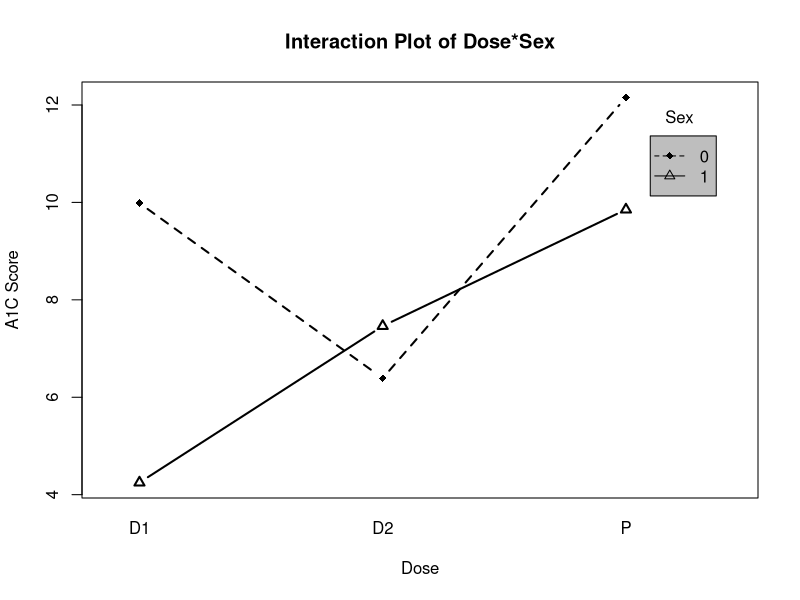

The R script that drew this image:
#Kristine Christianson:
#     Lab: Fridays 10-11:50am
#Nate Smith
#     Lab: Fridays 12:10-2:00pm

#204a R Lab 6
#Fall 2016
#####################################################################

#We'll make some data (same that we used last week)
cneg <- rep(c(1,0,0), each = 20)
cpos <- rep(c(0,1,0), each = 20)

set.seed(1023)
score <- 5 + 1.5*cpos + -1.3*cneg + rnorm(60, 0, 2)
condition <- rep(c("Negative","Positive","Control"), each = 20)
d <- data.frame(score,condition,cneg,cpos)
by(d$score,d$condition,mean)



########################################################


#Post-hoc comparions

# dif post hoc tests vary in how conservative they are in terms of ...
# type I error. Bonferroni is one of the most conservative 

########################################################

#Let's save our model as an object

mod1 <- aov(score ~ condition, data = d)
#check ?aov and ?lm for more details, but essentially
#both require you to describe a model and data set
#to fit the model to.
#e.g.,
#aov(outcome ~ predictor1, data = data)


#Tukey's Honestly Significant Difference pairwise

TukeyHSD(mod1)
#You need to wrap TukeHSD() around a model object from aov()

#Other pairwise comparison options

?pairwise.t.test
#pairwise.t.test(x, g, p.adjust.method = p.adjust.methods,
#                pool.sd = !paired, paired = FALSE,
#                alternative = c("two.sided", "less", "greater"),
#                ...)

#This works much like the t.test function with a few
#important differences
#x is the outcome
#g is the grouping factor for comparisons
#p.adjust.method has a special value

?p.adjust
#p.adjust.methods
# c("holm", "hochberg", "hommel", "bonferroni", "BH", "BY",
#   "fdr", "none")

#The above list gives the adjustment methods available.
#Look at the p.adjust description page for some details
#about the full range of adjustments and references for them.

pairwise.t.test(d$score, d$condition,
                p.adjust.method = c("bonferroni"))
#bonferroni essentially divids your alpha by the number
#of comparisons you're making.

pairwise.t.test(d$score, d$condition,
                p.adjust.method = c("none"))
#These are the p-values if no adjustment was made.

pairwise.t.test(d$score, d$condition,
                p.adjust.method = c("holm"))
#This is the adjustment the R help file for paired.t.test()
#seems to recommend.

#The adjustment you use can very easily alter your conclusions.
#Thus, selection criteria will generally need be justified.
#Unless you use Bonferroni, it tends to be the most stringent
#correction and is therefore less likely to be criticized
#as being too liberal.

######################################
#Install R package
######################################

#Install package
install.packages("car")
library(car)


######################################

#Factorial ANOVA

######################################

#Data Description
#The A1C is a blood test that provides information about a person's average levels
#of blood glucose over the past 3 months.  In this example(using contructed data),
#we have a sample of male and female diabetics, who are randomly assigned to one
#three groups: Drug 1, Drug 2, or Placebo.  Drug 1 and Drug 2 are new drugs designed
#to help combat high blood glucose levels.  

######################################


#Data
set.seed(1113)
female <- rep(c(0,1), each = 50)

drug1 <- drug2 <- rep(0, 100)
drug1;drug2

drug1[sample(1:100, 33, replace = FALSE)] <- 1
drug1

drug2[sample(which(drug1 == 0), 33, replace = FALSE)] <- 1
drug2

dose <- rep("P", 100)
dose[which(drug1 == 1)] <- "D1"
dose[which(drug2 == 1)] <- "D2"

a1c <- 12 - 2*drug1 - 7*drug2 - 2*female -3*drug1*female + 
     5.5*drug2*female + rnorm(100,0,3)

d = data.frame(a1c, female, dose)


#####################################
#Descriptives
#####################################

by(d$a1c, d$dose, mean)

by(d$a1c, d$female, mean)

by(d$a1c, list(d$dose, d$female), mean)



#####################################

#ANOVA and Factorial ANOVA

#####################################
#One-way ANOVAS

anova(lm(d$a1c ~ d$dose))

anova(lm(d$a1c ~ d$female))


##################################
#Factorial ANOVA, no Interaction

anova(lm(d$a1c ~ d$female + d$dose))


##################################
#Factorial ANOVA, Interaction

anova(lm(d$a1c ~ d$female + d$dose + d$female*d$dose))


anova(lm(d$a1c ~ d$female*d$dose))

anova(lm(d$a1c ~ d$dose*d$female))
#These differ, why? They are the same model ...
#The default in R is Type 1 Sums of Squares
#For this type of SS, order matters!

library(car)

Anova(lm(d$a1c ~ d$female*d$dose), type = c(2))
#Type 2 vs. 1 SS


##################################################

#Simple Effects

#We can evaluate the effect of Bio Sex across different
#Dose conditions, or we can evaluate the effect of
#Dose across different Bio Sex conditions
#Which makes more sense given the questions you are trying
#to evaluate?

#I'll split data by bio sex, as I'm interested in how dose
#condition effects may differ by bio sex

a1cf <- d$a1c[which(d$female == 1)]
dosef <- d$dose[which(d$female == 1)]

a1cm <- d$a1c[which(d$female == 0)]
dosem <- d$dose[which(d$female == 0)]

#females
anova(lm(a1cf ~ dosef))

#males
anova(lm(a1cm ~ dosem))

#Pairwise comparisons
#####################

pairwise.t.test(a1cf, dosef, p.adjust = c("bonf"))
by(a1cf, dosef, mean)

pairwise.t.test(a1cm, dosem, p.adjust=c("bonf"))
by(a1cm, dosem, mean)

#Got it, so Drug1 is best for female diabetics
#and Drug2 is best for male diabetics looking to control
#blood glucose levels

##############################

#Plot it

##############################

Sex = factor(d$female)

interaction.plot(factor(d$dose), Sex, d$a1c, 
                 type = 'b', leg.bty = "o", leg.bg = "gray", lwd = 2,
                 pch = c(18, 24), xlab = 'Dose', ylab = 'A1C Score',
                 main = 'Interaction Plot of Dose*Sex')
